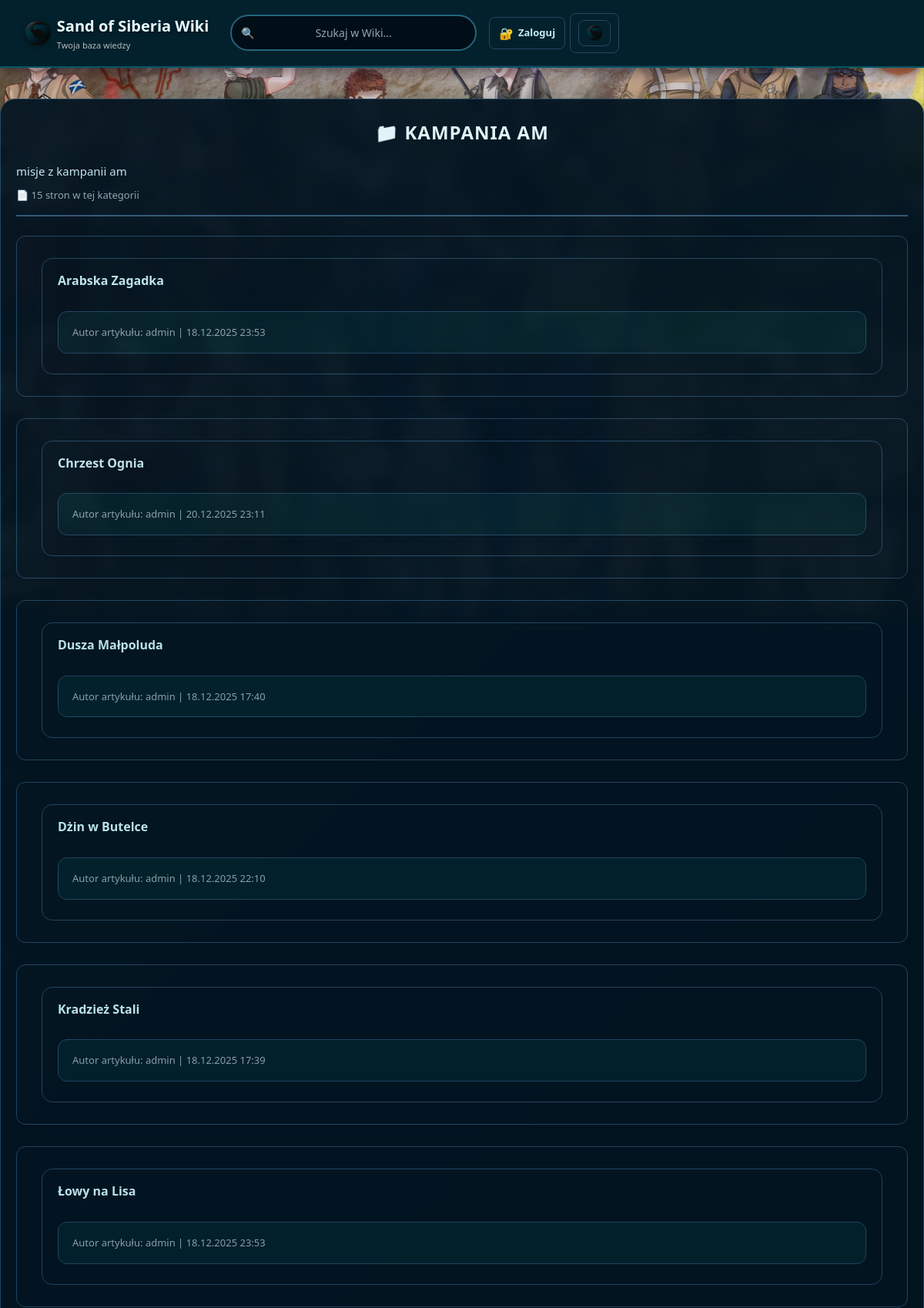
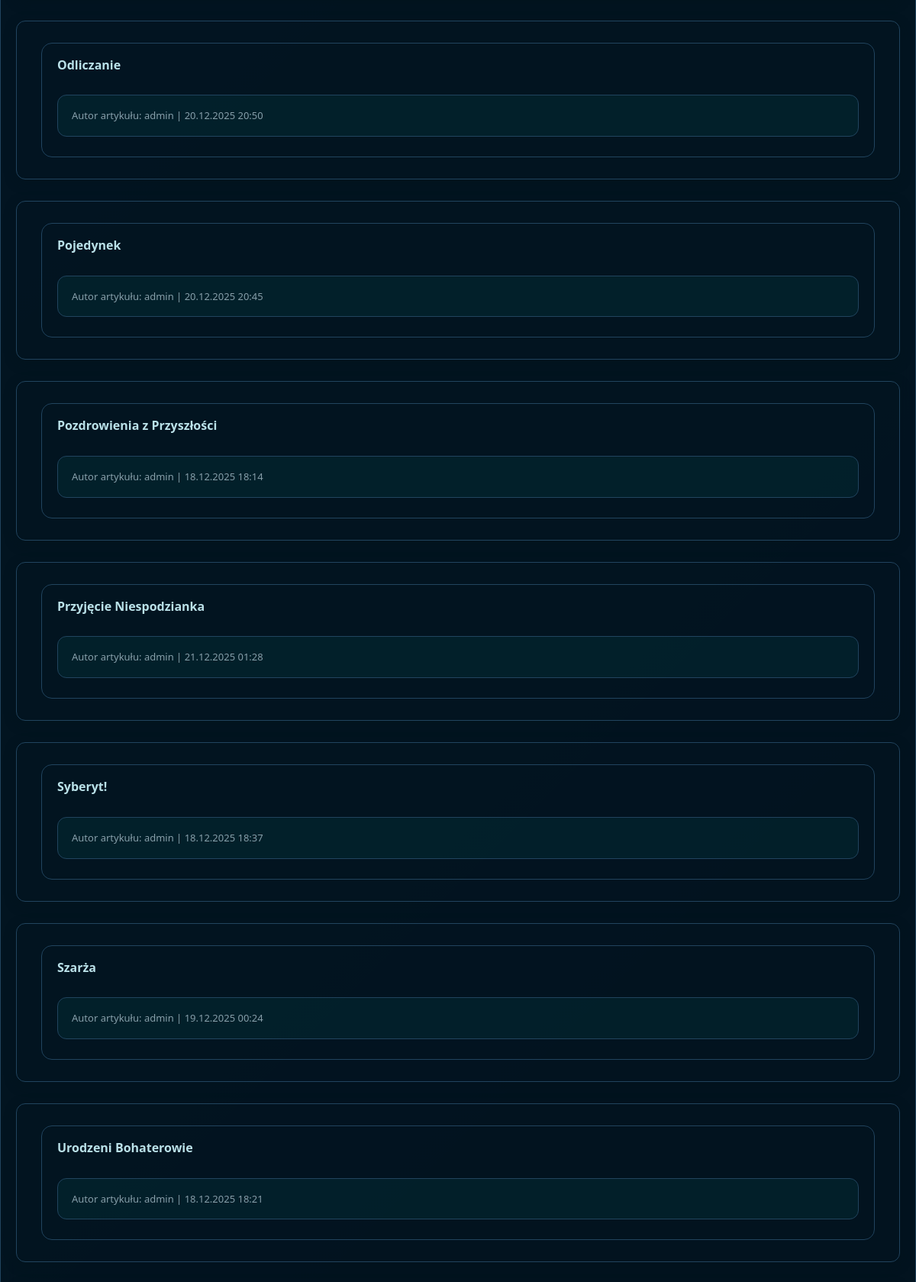
The page /category/5 (upper part) on the database its author committed (2 pictures, top to bottom).
### tables this page shows
CREATE TABLE `categories` (
  `category_id` int(11) NOT NULL,
  `name` varchar(100) NOT NULL,
  `description` text DEFAULT NULL,
  `parent_id` int(11) DEFAULT NULL
);

CREATE TABLE `revisions` (
  `revision_id` int(11) NOT NULL,
  `page_id` int(11) NOT NULL,
  `content` text NOT NULL,
  `author_id` int(11) DEFAULT NULL,
  `revision_comment` varchar(500) DEFAULT NULL,
  `created_at` timestamp NOT NULL DEFAULT current_timestamp()
);

CREATE TABLE `pages` (
  `page_id` int(11) NOT NULL,
  `slug` varchar(255) NOT NULL,
  `title` varchar(255) NOT NULL,
  `current_revision_id` int(11) DEFAULT NULL,
  `created_by` int(11) DEFAULT NULL,
  `created_at` timestamp NOT NULL DEFAULT current_timestamp(),
  `updated_at` timestamp NOT NULL DEFAULT current_timestamp() ON UPDATE current_timestamp(),
  `views` int(11) DEFAULT 0
);

CREATE TABLE `users` (
  `user_id` int(11) NOT NULL,
  `username` varchar(50) NOT NULL,
  `password_hash` varchar(255) NOT NULL,
  `email` varchar(100) NOT NULL,
  `role` enum('admin','editor','viewer') DEFAULT 'viewer',
  `is_banned` tinyint(1) NOT NULL DEFAULT 0,
  `created_at` timestamp NOT NULL DEFAULT current_timestamp()
);

### views/category.php (the view, shortened to what this page needs)
<div class="category-header">
    <h1 class="category-title">📁 <?= htmlspecialchars($category['name']) ?></h1>
    <?php if (!empty($category['description'])): ?>
        <p class="category-description">
            <?= nl2br(htmlspecialchars($category['description'])) ?>
        </p>
    <?php endif; ?>
    <div class="category-stats">
        📄 <?= count($pages) ?> stron w tej kategorii
    </div>
</div>
<?php if (empty($pages)): ?>
    <p class="info">Brak stron w tej kategorii.</p>
<?php else: ?>
    <ul class="page-list">
        <?php foreach ($pages as $page): ?>
            <li>
                <a href="/page/<?= htmlspecialchars($page['slug']) ?>" class="page-list-item-link">
                    <div class="page-list-item">
                        <div class="page-list-title">
                            <?= htmlspecialchars($page['title']) ?>
                        </div>
                        <span class="page-meta">
                            Autor artykułu: <?= htmlspecialchars($page['author'] ?? 'Nieznany') ?>
                            <?php if (!empty($page['updated_at'])): ?>
                                | <?= date('d.m.Y H:i', strtotime($page['updated_at'])) ?>
                            <?php endif; ?>
                        </span>
                    </div>
                </a>
            </li>
        <?php endforeach; ?>
    </ul>
<?php endif; ?>

### public/css/base.css (style rules this page uses)
* { margin: 0; padding: 0; box-sizing: border-box; }
body { font-family: 'Russo One', 'Segoe UI', 'Helvetica Neue', sans-serif; background-color: var(--bg-page); background: var(--bg-page); color: var(--text-primary); line-height: 1.7; position: relative; }
body::before { content: ''; position: fixed; top: 0; left: 0; right: 0; bottom: 0; pointer-events: none; z-index: 0; }
h1, h2, h3 { background: var(--text-primary); -webkit-background-clip: text; -webkit-text-fill-color: transparent; background-clip: text; margin-bottom: 25px; font-weight: 800; }
h1 { font-size: 42px; letter-spacing: -1px; }
a { color: var(--accent-secondary); text-decoration: none; transition: all 0.3s; }
a, .nav-link { color: var(--link-color, var(--accent-secondary, #4990c6)); text-decoration: none; transition: color 0.2s ease; }

### public/css/layout.css (style rules this page uses)
*, *::before, *::after { box-sizing: border-box; margin: 0; padding: 0; }
html, body { min-height: 100%; }
body { font-family: system-ui, -apple-system, BlinkMacSystemFont, "Segoe UI", sans-serif; background-color: var(--bg-page); background: linear-gradient(135deg, #00323c 0%, #000000 100%) !important; color: var(--text-primary); line-height: 1.6; }
a { color: var(--accent-main); text-decoration: none; }
.page-list { list-style: none; margin: 0; padding: 0; display: flex; flex-direction: column; gap: 8px; }
.page-list-item { background-color: var(--bg-surface-alt); border-radius: 8px; border: 1px solid var(--border-subtle); transition: background-color 0.2s ease, border-color 0.2s ease, transform 0.2s ease; }
.page-list-item-link { display: block; padding: 10px 12px; text-decoration: none; color: inherit; }

### public/css/wiki.css (style rules this page uses)
ul, ol { margin: 20px 0; padding-left: 30px; }
ul li, ol li { color: var(--text-primary); }
ul li::marker { color: var(--accent-primary); }
.meta, .page-meta, .page-subtitle { font-size: 13px; color: var(--text-muted); margin-bottom: 10px; }
.page-list { list-style: none; margin: 20px 0; padding: 0; }
.page-list li { background: var(--card-bg); border: 1px solid var(--border-color); border-radius: 12px; padding: 14px 18px; margin-bottom: 10px; color: var(--text-primary); box-shadow: var(--shadow-sm); transition: all 0.2s; }
.page-list-title { font-weight: 700; color: var(--text-secondary); margin-bottom: 4px; }
.page-meta { margin-top: 24px; padding-top: 12px; border-top: 1px solid var(--border-subtle); font-size: 13px; color: var(--text-muted); }
.category-header { margin-bottom: 25px; padding-bottom: 15px; border-bottom: 2px solid var(--border-strong); }
.category-title { font-size: 28px; font-weight: 800; color: var(--text-primary); }
.category-description { color: var(--text-secondary); font-size: 15px; margin-top: 10px; line-height: 1.5; }
.category-stats { margin-top: 10px; font-size: 13px; color: var(--text-muted); }
.page-list { list-style: none; margin: 25px 0 0 0; padding: 0; display: flex; flex-direction: column; gap: 16px; }
.page-list-item-link { display: block; text-decoration: none; color: inherit; }
.page-list-item { background-color: var(--card-bg); border: 1px solid var(--border-subtle); border-radius: 14px; padding: 16px 20px; cursor: pointer; transition: background-color 0.2s ease, border-color 0.2s ease, transform 0.2s ease; }
.page-list-title { display: inline-block; font-weight: 700; font-size: 16px; color: var(--text-secondary); margin-bottom: 6px; }
.page-meta { display: block; font-size: 11px; color: var(--text-muted); margin-top: 6px; }
.category-title { font-size: 24px; font-weight: bold; color: var(--text-primary); margin-bottom: 20px; text-align: center; text-transform: uppercase; letter-spacing: 1px; }

### public/css/admin.css (style rules this page uses)
.page-list { list-style: none; padding: 0; margin: 0; }
.page-list li { background-color: var(--card-bg); padding: 18px 20px; border-radius: 12px; border: 1px solid var(--border-subtle); margin-bottom: 12px; transition: transform 0.15s ease, box-shadow 0.15s ease, border-color 0.15s ease; }
.page-meta { padding: 16px 18px; background-color: var(--bg-surface); border-radius: 12px; border: 1px solid var(--border-subtle); margin-top: 20px; font-size: 13px; color: var(--text-muted); }

### rows shown on the page
categories: name "KAMPANIA AM", description "misje z kampanii am"
revisions: page.title "Arabska Zagadka", author.username "admin", page.updated_at "18.12.2025 23:53"
revisions: page.title "Chrzest Ognia", author.username "admin", page.updated_at "20.12.2025 23:11"
revisions: page.title "Dusza Małpoluda", author.username "admin", page.updated_at "18.12.2025 17:40"
revisions: page.title "Dżin w Butelce", author.username "admin", page.updated_at "18.12.2025 22:10"
revisions: page.title "Kradzież Stali", author.username "admin", page.updated_at "18.12.2025 17:39"
revisions: page.title "Łowy na Lisa", author.username "admin", page.updated_at "18.12.2025 23:53"
revisions: page.title "Odliczanie", author.username "admin", page.updated_at "20.12.2025 20:50"
revisions: page.title "Pojedynek", author.username "admin", page.updated_at "20.12.2025 20:45"
revisions: page.title "Pozdrowienia z Przyszłości", author.username "admin", page.updated_at "18.12.2025 18:14"
revisions: page.title "Przyjęcie Niespodzianka", author.username "admin", page.updated_at "21.12.2025 01:28"
revisions: page.title "Syberyt!", author.username "admin", page.updated_at "18.12.2025 18:37"
revisions: page.title "Szarża", author.username "admin", page.updated_at "19.12.2025 00:24"
revisions: page.title "Urodzeni Bohaterowie", author.username "admin", page.updated_at "18.12.2025 18:21"

### other values the page prints
$siteName "Sand of Siberia Wiki"
$siteTagline "Twoja baza wiedzy"
count($pages) "15"
